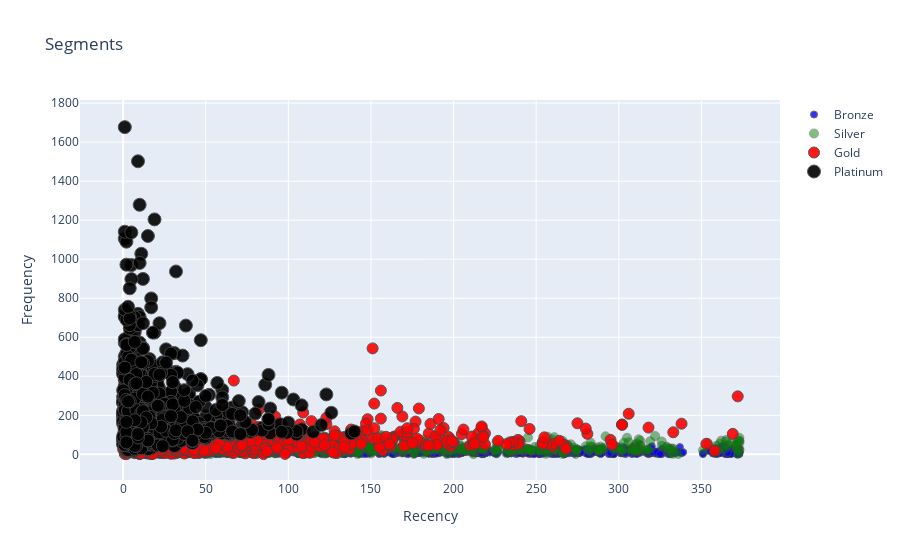

Notebook code cell kept with this figure:
### Code cell
#Recency Vs Frequency
graph = RFMScores.query("Monetary < 50000 and Frequency < 2000")    # we using only a subset of the entire data

plot_data = [
    gobj.Scatter(
        x=graph.query("RFM_Loyalty_Level == 'Bronze'")['Recency'],
        y=graph.query("RFM_Loyalty_Level == 'Bronze'")['Frequency'],
        mode='markers',
        name='Bronze',
        marker= dict(size= 7,
            line= dict(width=1),
            color= 'blue',
            opacity= 0.8
           )
    ),
        gobj.Scatter(
        x=graph.query("RFM_Loyalty_Level == 'Silver'")['Recency'],
        y=graph.query("RFM_Loyalty_Level == 'Silver'")['Frequency'],
        mode='markers',
        name='Silver',
        marker= dict(size= 9,
            line= dict(width=1),
            color= 'green',
            opacity= 0.5
           )
    ),
        gobj.Scatter(
        x=graph.query("RFM_Loyalty_Level == 'Gold'")['Recency'],
        y=graph.query("RFM_Loyalty_Level == 'Gold'")['Frequency'],
        mode='markers',
        name='Gold',
        marker= dict(size= 11,
            line= dict(width=1),
            color= 'red',
            opacity= 0.9
           )
    ),
    gobj.Scatter(
        x=graph.query("RFM_Loyalty_Level == 'Platinum'")['Recency'],
        y=graph.query("RFM_Loyalty_Level == 'Platinum'")['Frequency'],
        mode='markers',
        name='Platinum',
        marker= dict(size= 13,
            line= dict(width=1),
            color= 'black',
            opacity= 0.9
           )
    ),
]

plot_layout = gobj.Layout(
        yaxis= {'title': "Frequency"},
        xaxis= {'title': "Recency"},
        title='Segments'
    )
fig = gobj.Figure(data=plot_data, layout=plot_layout)
po.iplot(fig)

### Figure 1 — Plotly figure (JSON) as saved in the notebook; plotly's stock layout.template omitted (floating-point values rounded to 4 significant figures; data arrays with more than 128 entries replaced by an {"elided": "..."} marker saying what was removed)
{"data": [{"marker": {"color": "blue", "line": {"width": 1}, "opacity": 0.8, "size": 7}, "mode": "markers", "name": "Bronze", "type": "scatter", "x": {"elided": "705 int values"}, "y": {"elided": "705 int values"}}, {"marker": {"color": "green", "line": {"width": 1}, "opacity": 0.5, "size": 9}, "mode": "markers", "name": "Silver", "type": "scatter", "x": {"elided": "894 int values"}, "y": {"elided": "894 int values"}}, {"marker": {"color": "red", "line": {"width": 1}, "opacity": 0.9, "size": 11}, "mode": "markers", "name": "Gold", "type": "scatter", "x": {"elided": "1180 int values"}, "y": {"elided": "1180 int values"}}, {"marker": {"color": "black", "line": {"width": 1}, "opacity": 0.9, "size": 13}, "mode": "markers", "name": "Platinum", "type": "scatter", "x": {"elided": "1123 int values"}, "y": {"elided": "1123 int values"}}], "layout": {"title": {"text": "Segments"}, "xaxis": {"title": {"text": "Recency"}}, "yaxis": {"title": {"text": "Frequency"}}}}
